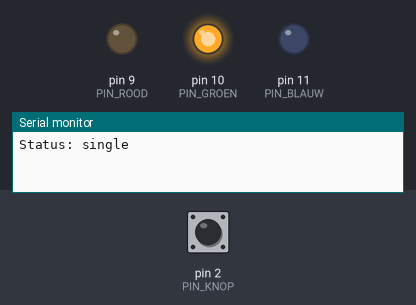
The sketch below on a simulated Arduino Uno, built with avr-gcc and run on an emulated ATmega328P. On the bench: output pins drawn as LEDs (lit = HIGH), the last lines printed to the serial monitor. The test bench sets the inputs (shaded band); at power-on: pin 2 (PIN_KNOP) HIGH.

Above: at 1.2 s.
1.3 s: pin 2 (PIN_KNOP) pulled LOW for 0.15 s
At 1.7 s:
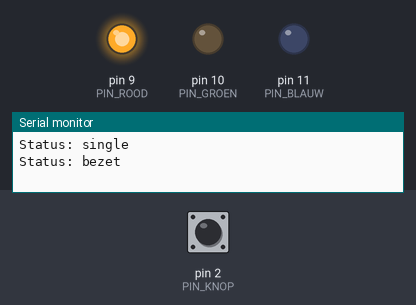
2.9 s: pin 2 (PIN_KNOP) pulled LOW for 1 s
At 4.1 s:
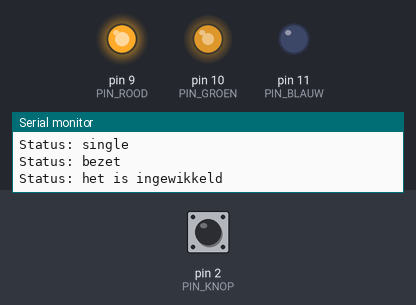
5.4 s: pin 2 (PIN_KNOP) pulled LOW for 0.15 s
At 6.0 s:
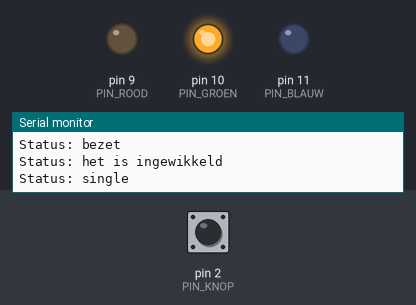
Timing chart, 0 to 8.4 s (numbered marks = the images above; inputs shaded):
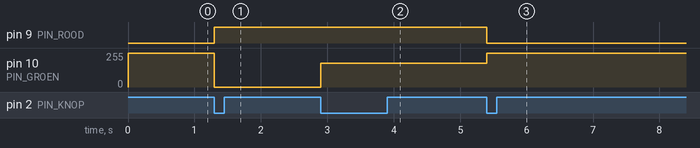

The sketch:

hart_ketting.ino
```cpp
/*
 * Niet-zo-single-feestje - hart-ketting prototype
 *
 * Een RGB-led toont de relatiestatus van de drager.
 * Een knop wisselt tussen de statussen (dummydata, geen netwerk).
 *
 * Aansluitingen (common cathode RGB-led, elk met 220 ohm weerstand):
 *   rood  -> pin 9
 *   groen -> pin 10
 *   blauw -> pin 11
 *   knop  -> pin 2 en GND (interne pull-up)
 */

const int PIN_ROOD = 9;
const int PIN_GROEN = 10;
const int PIN_BLAUW = 11;
const int PIN_KNOP = 2;

enum Status { SINGLE, BEZET, INGEWIKKELD, AANTAL_STATUSSEN };

struct Kleur {
  byte rood;
  byte groen;
  byte blauw;
};

const Kleur STATUS_KLEUREN[AANTAL_STATUSSEN] = {
  {0, 255, 0},    // single: groen
  {255, 0, 0},    // bezet: rood
  {255, 180, 0},  // het is ingewikkeld: geel
};

const char *STATUS_NAMEN[AANTAL_STATUSSEN] = {"single", "bezet", "het is ingewikkeld"};

const unsigned long DEBOUNCE_MS = 50;

Status huidigeStatus = SINGLE;
int vorigeKnopStand = HIGH;
unsigned long laatsteWissel = 0;

void toonKleur(const Kleur &kleur) {
  analogWrite(PIN_ROOD, kleur.rood);
  analogWrite(PIN_GROEN, kleur.groen);
  analogWrite(PIN_BLAUW, kleur.blauw);
}

void toonStatus() {
  toonKleur(STATUS_KLEUREN[huidigeStatus]);
  Serial.print("Status: ");
  Serial.println(STATUS_NAMEN[huidigeStatus]);
}

void setup() {
  pinMode(PIN_ROOD, OUTPUT);
  pinMode(PIN_GROEN, OUTPUT);
  pinMode(PIN_BLAUW, OUTPUT);
  pinMode(PIN_KNOP, INPUT_PULLUP);
  Serial.begin(9600);
  toonStatus();
}

void loop() {
  int knopStand = digitalRead(PIN_KNOP);
  unsigned long nu = millis();

  if (knopStand == LOW && vorigeKnopStand == HIGH && nu - laatsteWissel > DEBOUNCE_MS) {
    huidigeStatus = static_cast<Status>((huidigeStatus + 1) % AANTAL_STATUSSEN);
    laatsteWissel = nu;
    toonStatus();
  }

  vorigeKnopStand = knopStand;
}
```

Measured:
- after the input at 1.3 s, pin 9 (PIN_ROOD): LOW → HIGH at once; pin 10 (PIN_GROEN): 255/255 → 0/255 at once
- after the input at 2.9 s, pin 10 (PIN_GROEN): 0/255 → 180/255 at once
- after the input at 5.4 s, pin 9 (PIN_ROOD): HIGH → LOW at once; pin 10 (PIN_GROEN): 180/255 → 255/255 at once
